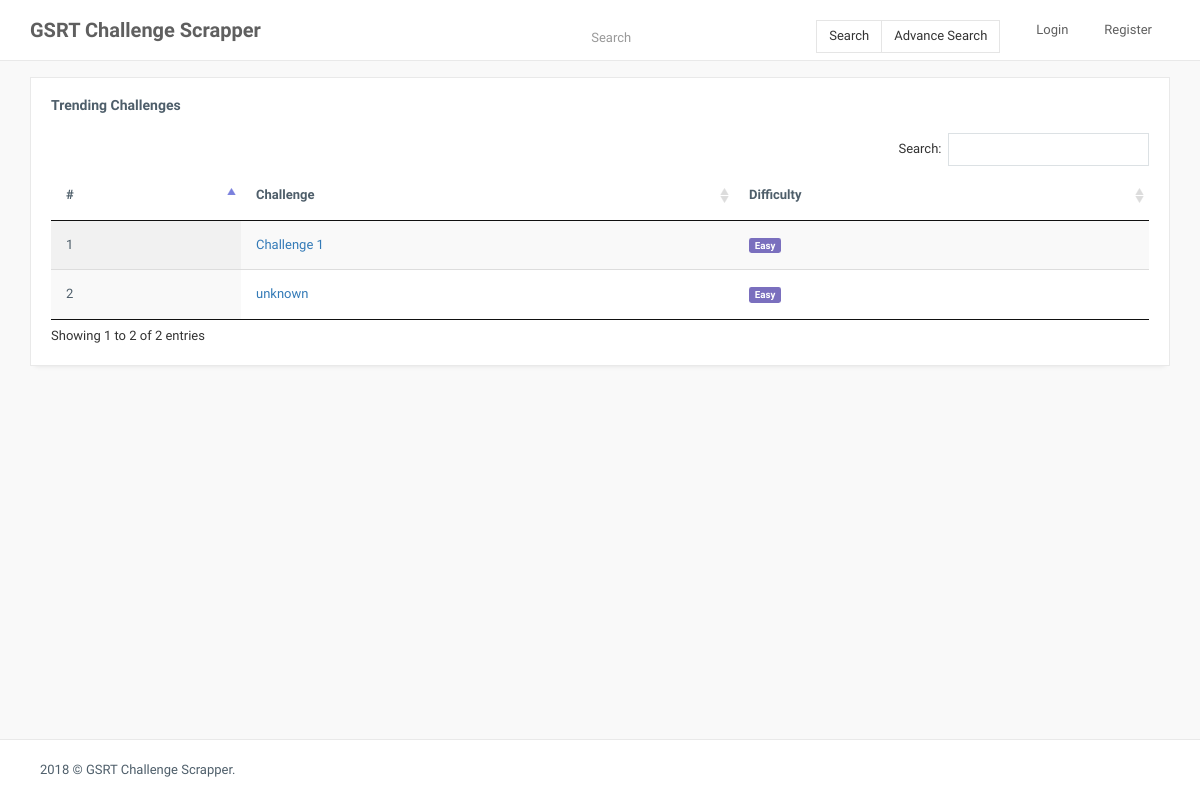
The page /php/index.php on the database as committed earlier.
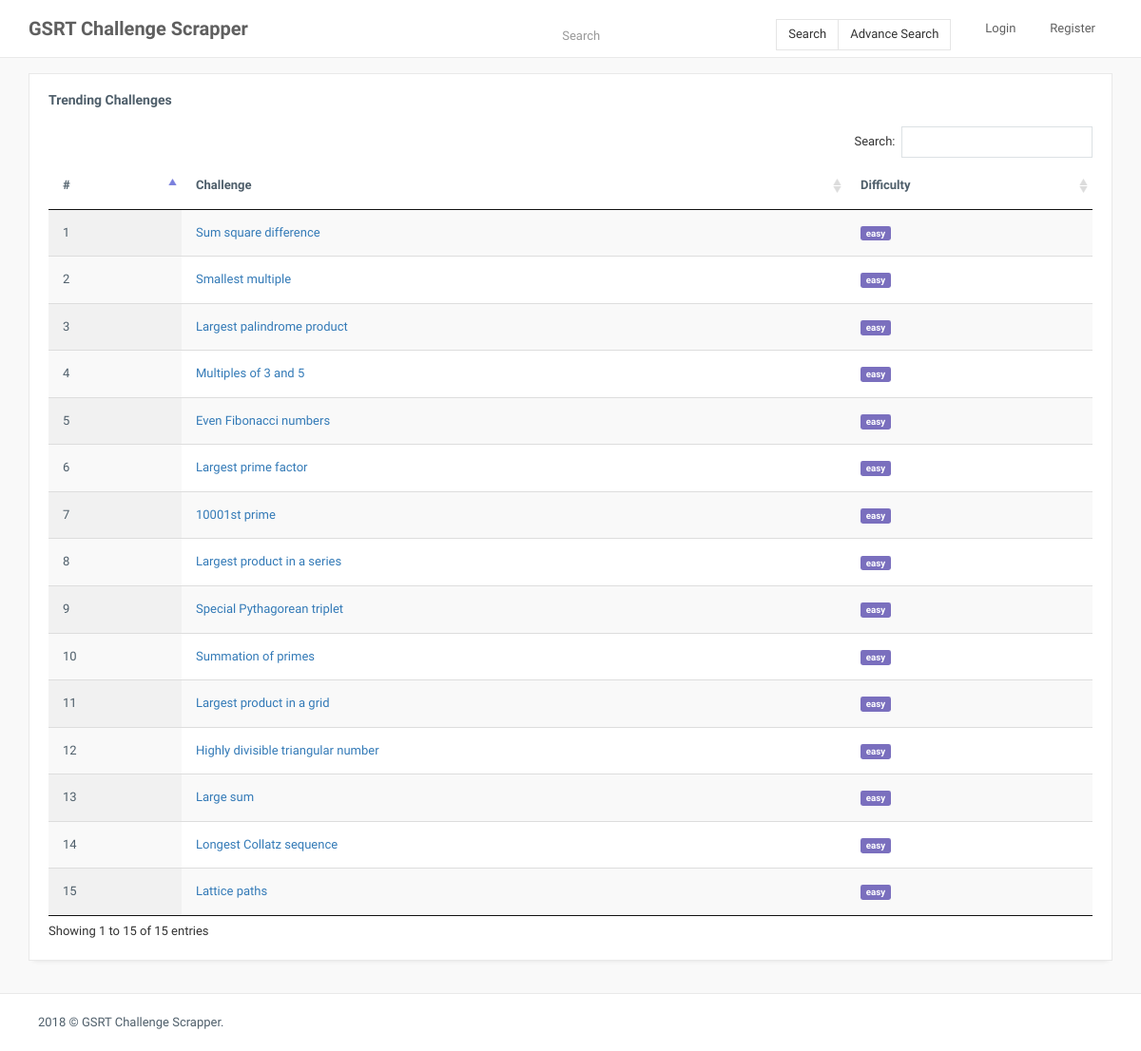
The same page on the database as committed later.
### tables this page shows
CREATE TABLE IF NOT EXISTS `challenges` (
  `id` int(11) NOT NULL AUTO_INCREMENT,
  `title` varchar(255) NOT NULL,
  `difficulty` varchar(255) NOT NULL,
  `description` text NOT NULL,
  `hint` text NOT NULL,
  `note` text NOT NULL,
  `url` text NOT NULL,
  `solved` tinyint(1) NOT NULL,
  PRIMARY KEY (`id`)
);

### php/index.php (the view, shortened to what this page needs)
<?php
$servername = "localhost";
$username = "root";
$password = "root_123";
$dbname = "scraper";
$conn = connectDB($servername, $username, $password, $dbname);
Function connectDB($sname, $user, $pass, $db){
	$con = new mysqli($sname, $user, $pass, $db);
	return $con;
}
$sql = "SELECT * FROM challenges";
$result = $conn->query($sql);
?>
<!DOCTYPE html>
<html>
    <head>
        <link href="assets/plugins/pace-master/themes/blue/pace-theme-flash.css" rel="stylesheet"/>
        <link href="assets/plugins/uniform/css/uniform.default.min.css" rel="stylesheet"/>
        <link href="assets/plugins/bootstrap/css/bootstrap.min.css" rel="stylesheet" type="text/css"/>
        <link href="assets/plugins/fontawesome/css/font-awesome.css" rel="stylesheet" type="text/css"/>
        <link href="assets/plugins/waves/waves.min.css" rel="stylesheet" type="text/css"/>
        <link href="assets/plugins/datatables/css/jquery.datatables.min.css" rel="stylesheet" type="text/css"/>
        <link href="assets/plugins/datatables/css/jquery.datatables_themeroller.css" rel="stylesheet" type="text/css"/>
        <link href="assets/css/scrapper.css" rel="stylesheet" type="text/css"/>
    </head>
    <body class="page-header-fixed compact-menu page-horizontal-bar">
        <main class="page-content content-wrap">
<?php include_once("navbar.php"); ?>
            <div class="page-inner">
                <div class="page-title">
                    <div class="containe1r">
                        <h3>Dashboard</h3>
                    </div>
                </div>
                <div id="main-wrapper" class="container">
                    <div class="row">
                        <div class="col-lg-12 col-md-12">
                            <div class="panel panel-white">
                                <div class="panel-heading">
                                    <h4 class="panel-title">Trending Challenges</h4>
                                </div>
                                <div class="panel-body">
                                    <div class="table-responsive project-stats">
										   <?php
										   if ($result->num_rows > 0) {
												echo "<table id=\"example\" class=\"display table\" style=\"width: 100%; cellspacing: 0;\">
													<thead>
                                               <tr>
                                                   <th>#</th>
                                                   <th>Challenge</th>
                                                   <th>Difficulty</th>
                                               </tr>
                                           </thead><tbody>";
												$i = 0;
												while($row = $result->fetch_assoc()) {
													$i++;
													echo "<tr><td>".$i."</td><td><a href=\"challenge?id=".$row["id"]."\">".$row["title"]."</a></td><td><span class=\"label label-primary\">".$row["difficulty"]."</span></td></tr>";
												}
												echo "</table></tbody>";
											} else {
												echo "0 results";
											}
										   ?>
                                    </div>
                                </div>
                            </div>
                        </div>
                    </div>
                </div>
                <div class="page-footer">
                    <div class="container">
                        <p class="no-s">2018 © GSRT Challenge Scrapper.</p>
                    </div>
                </div>
            </div>
        </main>
    </body>
</html>

Rows that differ between the two databases and show on the page:
removed challenges: title "Challenge 1", difficulty "Easy"
removed challenges: title "unknown", difficulty "Easy"
added challenges: title "Sum square difference", difficulty "easy"
added challenges: title "Smallest multiple", difficulty "easy"
added challenges: title "Largest palindrome product", difficulty "easy"
added challenges: title "Multiples of 3 and 5", difficulty "easy"
added challenges: title "Even Fibonacci numbers", difficulty "easy"
added challenges: title "Largest prime factor", difficulty "easy"
added challenges: title "10001st prime", difficulty "easy"
added challenges: title "Largest product in a series", difficulty "easy"
added challenges: title "Special Pythagorean triplet", difficulty "easy"
added challenges: title "Summation of primes", difficulty "easy"
added challenges: title "Largest product in a grid", difficulty "easy"
added challenges: title "Highly divisible triangular number", difficulty "easy"
added challenges: title "Large sum", difficulty "easy"
added challenges: title "Longest Collatz sequence", difficulty "easy"
added challenges: title "Lattice paths", difficulty "easy"
Other text that changed with them:
text written by a page script: "Search: Showing 1 to 2 of 2 entries" → "Search: Showing 1 to 15 of 15 entries"
